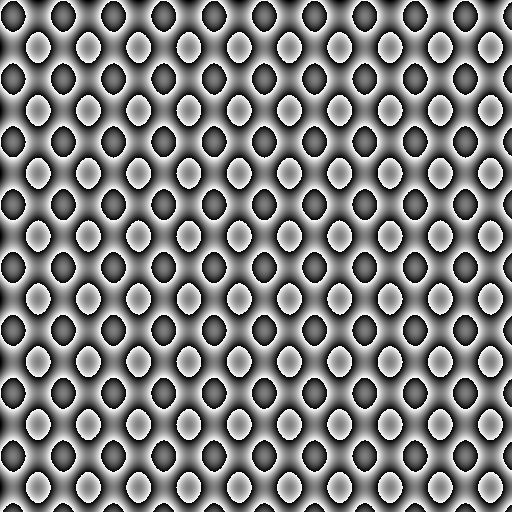
#> input picture lab3/camera.png, 512 x 512 px
$ jupyter execute TP_Wavelets_FR.ipynb
#> lines starting #> are read from the running program, lines starting #| are printed output that depends on the picture
# Mini Lab (20 min) — 2D Discrete Wavelet Transform (DWT): Denoising & Compression

**Audience:** M1 Engineering
**Goal:** understand multiresolution decomposition (approximation + horizontal/vertical/diagonal details) and use it to **denoise** and **compress** an image.

[cell 1]
# Pré-requis : pywavelets, scikit-image, matplotlib, pillow
import numpy as np
import pywt, inspect
import matplotlib.pyplot as plt
from skimage import data, img_as_float
from skimage.util import random_noise
from PIL import Image
import os

[cell 2]
# 1) Image de test + ajout de bruit
if os.path.exists('camera.png'):
    img = img_as_float(np.array(Image.open('camera.png').convert('L')))
else:
    img = img_as_float(data.camera())
bruitee = random_noise(img, mode='gaussian', var=0.01)

plt.subplot(1,2,1);plt.imshow(img,cmap='grey');plt.title('Originale')
plt.subplot(1,2,2);plt.imshow(bruitee,cmap='grey');plt.title('bruitée')
plt.show()
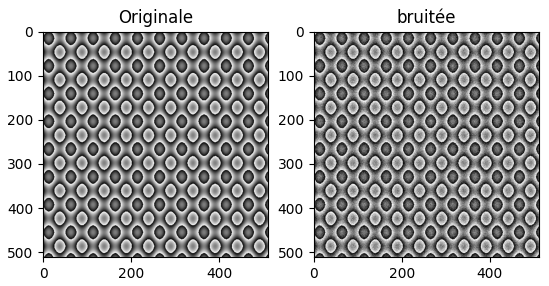
#> figure drawn by matplotlib, 2 panels

[cell 3]
# 2) Décomposition en ondelettes 2D (DWT)
ondelette = 'db2'
niveau = 2
coeffs = pywt.wavedec2(bruitee, wavelet=ondelette, level=niveau)
#> coeffs = 3 items
A, details = coeffs[0], coeffs[1:]   # A : approximation, details : [(H,V,D)_L, ..., (H,V,D)_1]
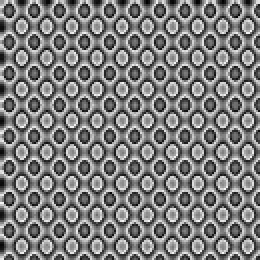
#> A: shape (130, 130) float64 (shown 2 times larger); min 0.0369, max 3.97, mean 1.98; drawn with min black and max white

# 3) Visualisation des sous-bandes de niveau 1
(H1, V1, D1) = details[-1]
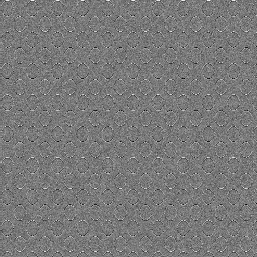
#> H1: shape (257, 257) float64; min -0.84, max 0.927, mean 0.000772; drawn with min black and max white
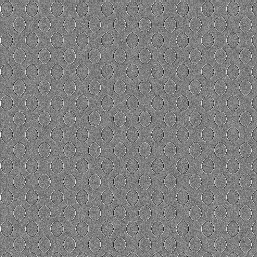
#> V1: shape (257, 257) float64; min -0.869, max 0.873, mean 0.000695; drawn with min black and max white
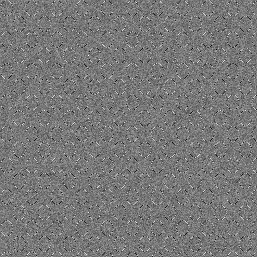
#> D1: shape (257, 257) float64; min -0.663, max 0.743, mean -0.00044; drawn with min black and max white
plt.figure(figsize=(10,3))
plt.subplot(1,4,1); plt.imshow(bruitee, cmap='gray'); plt.title('Image bruitée'); plt.axis('off')
plt.subplot(1,4,2); plt.imshow(A, cmap='gray');       plt.title('Approx. L2'); plt.axis('off')
plt.subplot(1,4,3); plt.imshow(np.abs(H1), cmap='gray'); plt.title('H1'); plt.axis('off')
plt.subplot(1,4,4); plt.imshow(np.abs(V1)+np.abs(D1), cmap='gray'); plt.title('V1 + D1'); plt.axis('off')
plt.tight_layout(); plt.show()
#> after `plt.tight_layout()`:
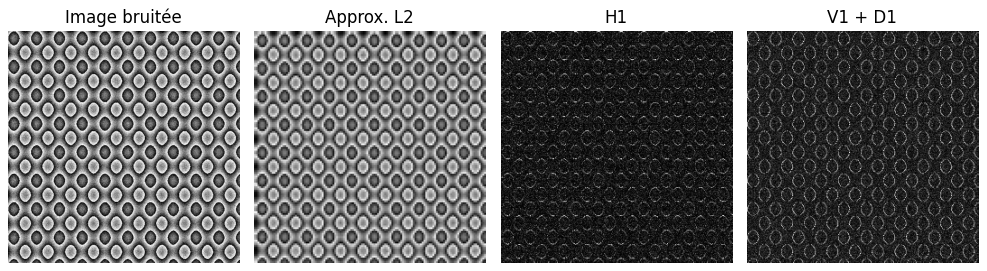
#> figure drawn by matplotlib, 4 panels

[cell 4]
# 4) Dénoyautage par seuillage doux (soft-thresholding)
mode = 'soft'
sigma = np.median(np.abs(D1)) / 0.6745
#> sigma = 0.108
N = bruitee.size
#> N = 262144
T = sigma * np.sqrt(2*np.log(N))
#> T = 0.541

def seuillage_doux(coeffs, T):
#> called with T = 0.541
    cA = coeffs[0]
    nouveaux_details = []
    for (cH, cV, cD) in coeffs[1:]:
        nouveaux_details.append((
            pywt.threshold(cH, T, mode=mode),
            pywt.threshold(cV, T, mode=mode),
            pywt.threshold(cD, T, mode=mode),
        ))
#> this loop made 2 passes
#> after the loop, nouveaux_details = 2 items
    return [cA] + nouveaux_details

coeffs_denoises = seuillage_doux(coeffs, T)
#> coeffs_denoises = 3 items
denoisee = pywt.waverec2(coeffs_denoises, wavelet=ondelette)
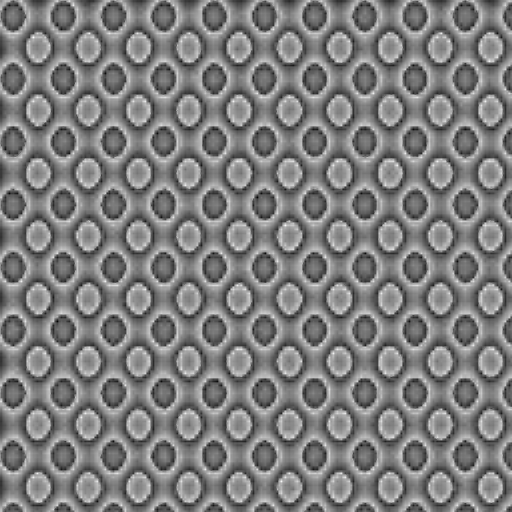
#> denoisee: shape (512, 512) float64; min -0.288, max 1.29, mean 0.496; drawn with min black and max white
denoisee = np.clip(denoisee, 0, 1)
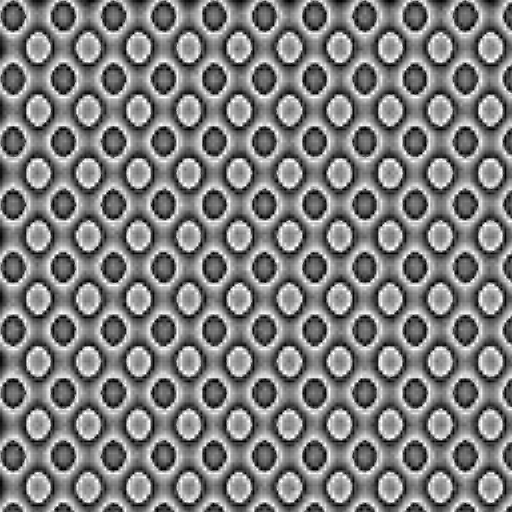
#> denoisee: shape (512, 512) float64; min 0, max 1, mean 0.496

# 5) Compression : conservation des k% plus grands coefficients
k_pourcent = 7  # on garde les 5% plus grands coefficients

def coeffs_vers_array_compat(coeffs):
    if 'output_format' in inspect.signature(pywt.coeffs_to_array).parameters:
        return pywt.coeffs_to_array(coeffs, padding=None, output_format='wavedec2')
    return pywt.coeffs_to_array(coeffs)

def array_vers_coeffs_compat(arr, slices):
    try:
        return pywt.array_to_coeffs(arr, slices, output_format='wavedec2')
    except TypeError:
        return pywt.array_to_coeffs(arr, slices)

arr, slices = coeffs_vers_array_compat(coeffs)
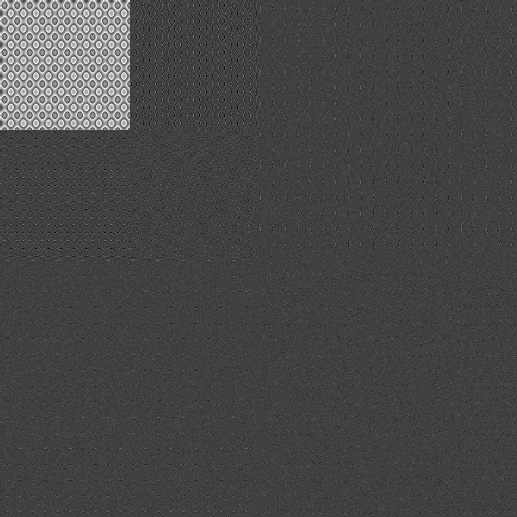
#> arr: shape (517, 517) float64; min -1.36, max 3.97, mean 0.126; drawn with min black and max white
#> slices = 3 items
plat = arr.ravel()
k = max(1, int(np.ceil(len(plat) * (k_pourcent / 100.0))))
#> k = 18711
idx = np.argpartition(np.abs(plat), -k)[-k:]
#> idx = 18711 values, max 266025 at index 1543, min 0 at index 12308, mean 40275.1
masque = np.zeros_like(plat, dtype=bool); masque[idx] = True
arr_comp = np.where(masque.reshape(arr.shape), arr, 0.0)

coeffs_comp = array_vers_coeffs_compat(arr_comp, slices)
#> coeffs_comp = 3 items
reconstruit_comp = pywt.waverec2(coeffs_comp, wavelet=ondelette)
reconstruit_comp = np.clip(reconstruit_comp, 0, 1)
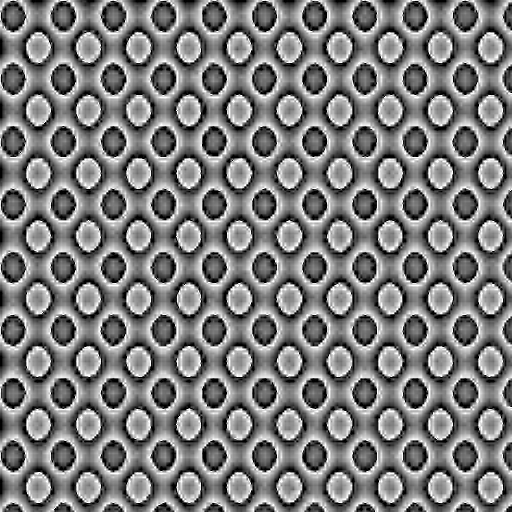
#> reconstruit_comp: shape (512, 512) float64; min 0, max 1, mean 0.489

# 6) PSNR + affichage des résultats
def psnr(x, y):
    mse = np.mean((x - y)**2)
#> mse = 0.00903
    return 99. if mse == 0 else 10*np.log10(1.0/mse)

print(f"PSNR bruitée :   {psnr(img, bruitee):.2f} dB")
#| PSNR bruitée :   20.45 dB
print(f"PSNR débruitée : {psnr(img, denoisee):.2f} dB")
#| PSNR débruitée : 17.29 dB
print(f"PSNR compressée ({k_pourcent}%): {psnr(img, reconstruit_comp):.2f} dB")
#| PSNR compressée (7%): 18.09 dB

plt.figure(figsize=(12,4))
plt.subplot(1,3,1); plt.imshow(bruitee, cmap='gray');       plt.title('Bruitée'); plt.axis('off')
plt.subplot(1,3,2); plt.imshow(denoisee, cmap='gray');      plt.title(f'Débruitée ({mode})'); plt.axis('off')
plt.subplot(1,3,3); plt.imshow(reconstruit_comp, cmap='gray'); plt.title(f'Compressée ({k_pourcent}%)'); plt.axis('off')
plt.tight_layout(); plt.show()
